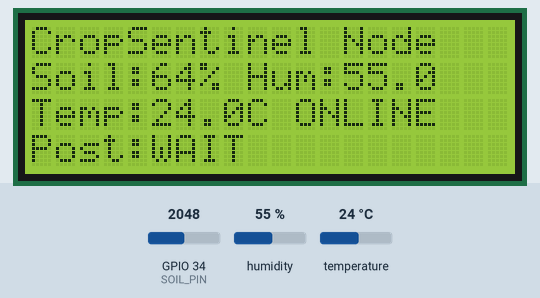
Recording of a sketch running on a simulated ESP32. On the bench: 20×4 character LCD. The inputs (shaded band) are chosen by the test bench; at power-on: humidity 55 %, GPIO 34 (SOIL_PIN) = 2048, temperature 24 °C (analog values on the 0–4095 scale). WiFi joins after 1.5 s; servers stay silent unless stated; uploads are accepted with an empty reply; what the sketch prints to the serial monitor is not drawn.

Above: at 4.8 s.
4.9 s: humidity set to 22 %
At 7.2 s:
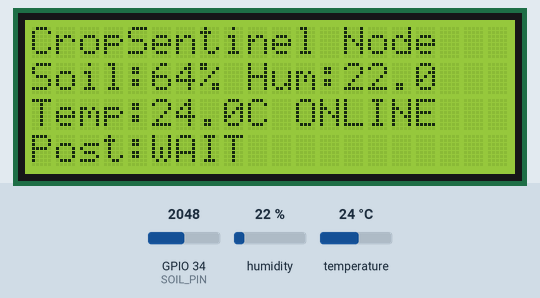
8.2 s: GPIO 34 (SOIL_PIN) set to 2866
At 15.7 s:
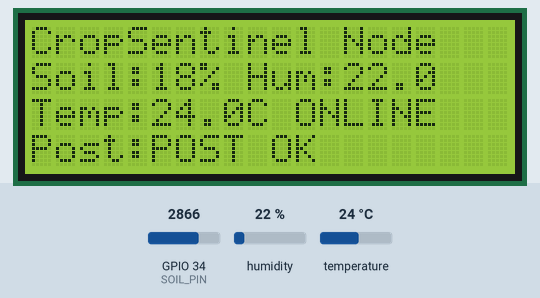
15.8 s: temperature set to 12 °C
At 19.9 s:
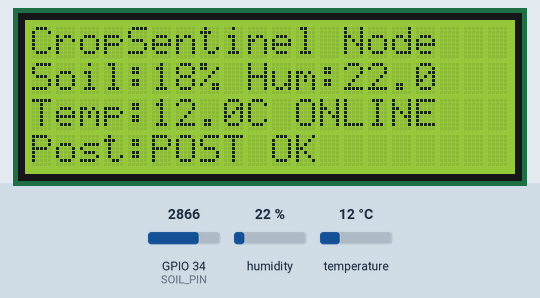
20.2 s: GPIO 34 (SOIL_PIN) set to 3603
At 22.4 s:
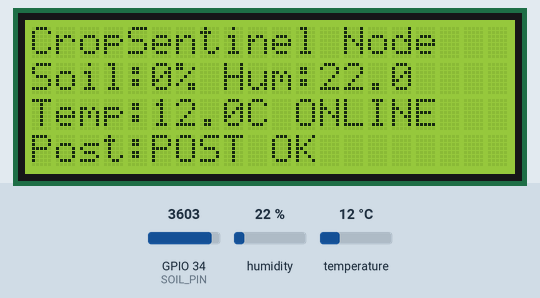
23.5 s: humidity set to 40 %
At 25.9 s:
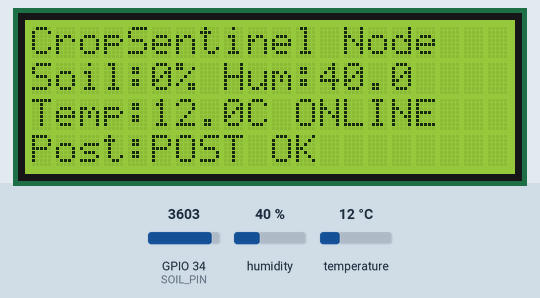
26.8 s: GPIO 34 (SOIL_PIN) set to 2047
At 28.2 s:
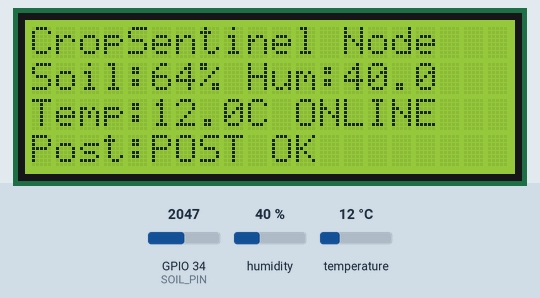
Timing chart, 0 to 29.8 s (numbered marks = the images above; inputs shaded):
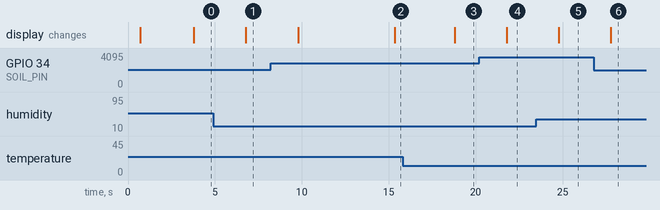

The sketch:

cropsentinel_esp32_lcd2004.ino
```cpp
#include <WiFi.h>
#include <HTTPClient.h>
#include <Wire.h>
#include <LiquidCrystal_I2C.h>
#include <DHT.h>

/*
  CropSentinel ESP32 IoT node
  Version for 20x4 LCD 2004A with I2C backpack

  Use this sketch if your display is a 2004A 20x4 LCD with I2C module.
  Common I2C addresses are 0x27 or 0x3F.
*/

const char *WIFI_SSID = "DESKTOP-17HKVHA 5137";
const char *WIFI_PASSWORD = "mangai123";
const char *SERVER_URL = "http://ariprok.onrender.com/api/sensors";
const char *DEVICE_ID = "ESP32-GROW-01";

const int SOIL_PIN = 34;
const int DHT_PIN = 4;

#define DHT_TYPE DHT22
// #define DHT_TYPE DHT11

const int SOIL_DRY_RAW = 3200;
const int SOIL_WET_RAW = 1400;

const unsigned long SENSOR_INTERVAL_MS = 3000;
const unsigned long POST_INTERVAL_MS = 15000;
const unsigned long WIFI_RETRY_INTERVAL_MS = 10000;

LiquidCrystal_I2C lcd(0x27, 20, 4);
DHT dht(DHT_PIN, DHT_TYPE);

int soilRaw = 0;
int soilPercent = 0;
float humidityValue = NAN;
float temperatureValue = NAN;
String wifiState = "BOOT";
String postState = "WAIT";
unsigned long lastSensorReadMs = 0;
unsigned long lastPostMs = 0;
unsigned long lastWifiRetryMs = 0;

int clampValue(int value, int minValue, int maxValue)
{
  if (value < minValue)
    return minValue;
  if (value > maxValue)
    return maxValue;
  return value;
}

int readSoilPercent()
{
  soilRaw = analogRead(SOIL_PIN);
  long mapped = map(soilRaw, SOIL_DRY_RAW, SOIL_WET_RAW, 0, 100);
  return clampValue((int)mapped, 0, 100);
}

String formatNumberOrDash(float value, int decimals)
{
  if (isnan(value))
    return "--";
  return String(value, decimals);
}

void connectWiFi()
{
  if (WiFi.status() == WL_CONNECTED)
  {
    wifiState = "ONLINE";
    return;
  }

  wifiState = "CONNECT";
  WiFi.mode(WIFI_STA);
  WiFi.begin(WIFI_SSID, WIFI_PASSWORD);

  unsigned long startMs = millis();
  while (WiFi.status() != WL_CONNECTED && millis() - startMs < 12000)
  {
    delay(400);
  }

  wifiState = (WiFi.status() == WL_CONNECTED) ? "ONLINE" : "OFFLINE";
}

void ensureWiFi()
{
  if (WiFi.status() == WL_CONNECTED)
  {
    wifiState = "ONLINE";
    return;
  }

  if (millis() - lastWifiRetryMs >= WIFI_RETRY_INTERVAL_MS)
  {
    lastWifiRetryMs = millis();
    connectWiFi();
  }
}

void readSensors()
{
  soilPercent = readSoilPercent();
  humidityValue = dht.readHumidity();
  temperatureValue = dht.readTemperature();
}

void printTelemetryToSerial()
{
  Serial.print("{\"deviceId\":\"");
  Serial.print(DEVICE_ID);
  Serial.print("\",\"soil_raw\":");
  Serial.print(soilRaw);
  Serial.print(",\"moisture\":");
  Serial.print(soilPercent);
  Serial.print(",\"humidity\":");
  if (isnan(humidityValue))
    Serial.print("null");
  else
    Serial.print(humidityValue, 1);
  Serial.print(",\"temperature\":");
  if (isnan(temperatureValue))
    Serial.print("null");
  else
    Serial.print(temperatureValue, 1);
  Serial.println("}");
}

bool postTelemetry()
{
  if (WiFi.status() != WL_CONNECTED)
  {
    postState = "NO WIFI";
    return false;
  }

  HTTPClient http;
  http.begin(SERVER_URL);
  http.addHeader("Content-Type", "application/json");

  String payload = "{";
  payload += "\"deviceId\":\"" + String(DEVICE_ID) + "\",";
  payload += "\"sensors\":{";
  payload += "\"moisture\":" + String(soilPercent) + ",";
  payload += "\"humidity\":";
  payload += isnan(humidityValue) ? "null" : String(humidityValue, 1);
  payload += ",";
  payload += "\"temperature\":";
  payload += isnan(temperatureValue) ? "null" : String(temperatureValue, 1);
  payload += "}}";

  int httpCode = http.POST(payload);
  bool ok = httpCode > 0 && httpCode < 300;
  postState = ok ? "POST OK" : ("ERR " + String(httpCode));

  if (httpCode > 0)
  {
    Serial.print("HTTP ");
    Serial.println(httpCode);
    Serial.println(http.getString());
  }
  else
  {
    Serial.print("POST failed: ");
    Serial.println(http.errorToString(httpCode));
  }

  http.end();
  return ok;
}

void clearLine(int row)
{
  lcd.setCursor(0, row);
  lcd.print("                    ");
}

void printLine(int row, const String &value)
{
  clearLine(row);
  lcd.setCursor(0, row);
  lcd.print(value.substring(0, 20));
}

void updateDisplay()
{
  printLine(0, "CropSentinel Node");
  printLine(1, "Soil:" + String(soilPercent) + "% Hum:" + formatNumberOrDash(humidityValue, 1));
  printLine(2, "Temp:" + formatNumberOrDash(temperatureValue, 1) + "C " + wifiState);
  printLine(3, "Post:" + postState);
}

void setupDisplay()
{
  lcd.init();
  lcd.backlight();
  lcd.clear();
  printLine(0, "CropSentinel Boot");
  printLine(1, "ESP32 + LCD2004");
  printLine(2, "Addr: 0x27");
  printLine(3, "Starting...");
  delay(1200);
}

void setup()
{
  Serial.begin(115200);
  delay(500);

  analogReadResolution(12);
  Wire.begin(21, 22);
  setupDisplay();

  dht.begin();
  connectWiFi();

  readSensors();
  printTelemetryToSerial();
  updateDisplay();
}

void loop()
{
  ensureWiFi();

  if (millis() - lastSensorReadMs >= SENSOR_INTERVAL_MS)
  {
    lastSensorReadMs = millis();
    readSensors();
    printTelemetryToSerial();
    updateDisplay();
  }

  if (millis() - lastPostMs >= POST_INTERVAL_MS)
  {
    lastPostMs = millis();
    postTelemetry();
    updateDisplay();
  }
}
```

Measured:
- after the input at 4.9 s, the display: changes after 1.9 s (image 1)
- after the input at 8.2 s, the display: first changes after 1.6 s (image 2 shows a later state)
- after the input at 15.8 s, the display: changes after 3.0 s (image 3)
- after the input at 20.2 s, the display: changes after 1.6 s (image 4)
- after the input at 23.5 s, the display: changes after 1.3 s (image 5)
- after the input at 26.8 s, the display: changes after 0.99 s (image 6)
